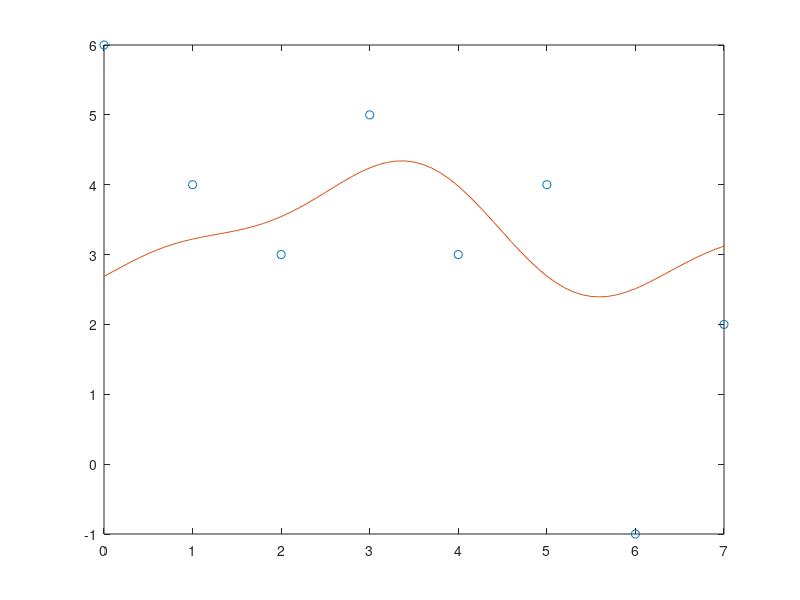

This figure's MATLAB source:
% DOING LEAST SQUARES IN MATLAB

clear all; close all; clc;

% Diketahui 8 data points
% (0,6), (1,4), (2,3), (3,5), (4,3), (5,4), (6,-1), (7,2)

x = 0:7;    % memasukkan nilai x dari 8 data points
y = [6 4 3 5 3 4 -1 2]; % memasukkan nilai y dari 8 data points

% Data tersebut di atas akan dilakukan fitting terhadap fungsi
% y = c1 + c2*sin(x) + c3*cos(x)

A = [ones(8,1), sin(x'), cos(x'), sin(2*x'), cos(2*x')];
b = y';

% A*c = b dimana c adalah c1, c2, dan c3
% Untuk mendapatkan nilai c, pertama dicari dekomposisi-QR dengan
% menggunakan fungsi qr di Matlab. Kemudian akan diperoleh Q*R*c = b 
% Q adalah matriks ortogonal dan R adalah matriks segitiga atas (upper
% triangular)


[Q, R] = qr(A);
b = Q'*b;

% Fungsi diatas mengubah persamaan sebelumnya menjadi:
% Q*R*c = b --> R*c = Q'*b

% Menghilangkan solusi pada 5 baris terbawah, karena tidak memenuhi
% persamaan

[row, col] = size(R);   % mencari baris terakhir dari R yang memimiliki
for i = 1:row           % nilai nol
    temp_R = R(i,col);
    if temp_R == 0
        break;
    end
end

R1 = R(1:i-1,:);
b1 = b(1:i-1);
coef = R1\b1;

% vektor coef berisi nilai koefisien c1, c2 dan c3

% selanjutnya plot data bersama dengan solusi estimasinya

xx = 0:.1:7;
yy = coef(1) + coef(2)*sin(xx) + coef(3)*cos(xx) + coef(4)*sin(2*xx) ...
    + coef(5)*cos(2*xx);
plot(x, y, 'o', xx, yy);

% untuk mengukur seberapa baik fungsi fit data, kita dapat menghitung akar
% kuadrat dari

r1 = norm(y' - A*coef);
r2 = norm(b(4:8));